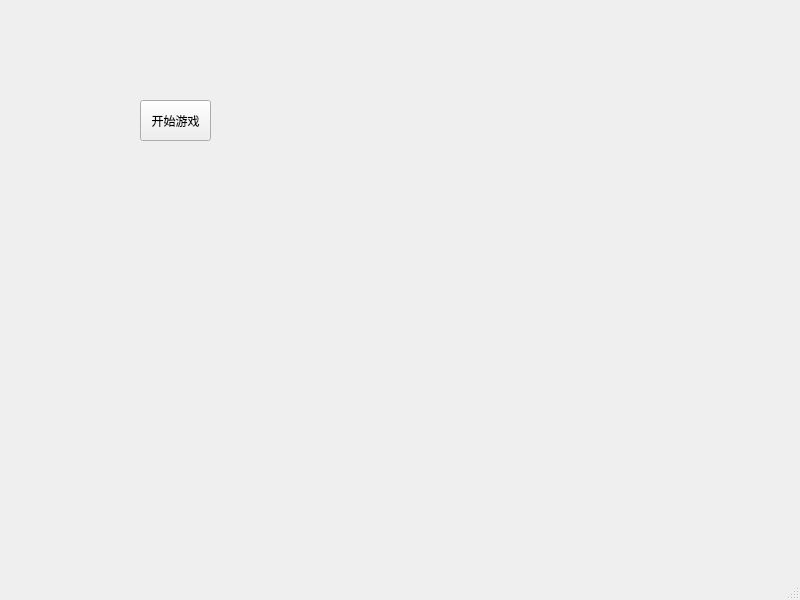
<?xml version="1.0" encoding="UTF-8"?>
<ui version="4.0">
 <class>MainWindow</class>
 <widget class="QMainWindow" name="MainWindow">
  <property name="geometry">
   <rect>
    <x>0</x>
    <y>0</y>
    <width>800</width>
    <height>600</height>
   </rect>
  </property>
  <property name="windowTitle">
   <string>MainWindow</string>
  </property>
  <widget class="QWidget" name="centralwidget">
   <widget class="QPushButton" name="startButton">
    <property name="geometry">
     <rect>
      <x>140</x>
      <y>100</y>
      <width>71</width>
      <height>41</height>
     </rect>
    </property>
    <property name="text">
     <string>开始游戏</string>
    </property>
   </widget>
  </widget>
  <widget class="QMenuBar" name="menubar">
   <property name="geometry">
    <rect>
     <x>0</x>
     <y>0</y>
     <width>800</width>
     <height>17</height>
    </rect>
   </property>
  </widget>
  <widget class="QStatusBar" name="statusbar"/>
 </widget>
 <resources/>
 <connections/>
</ui>
